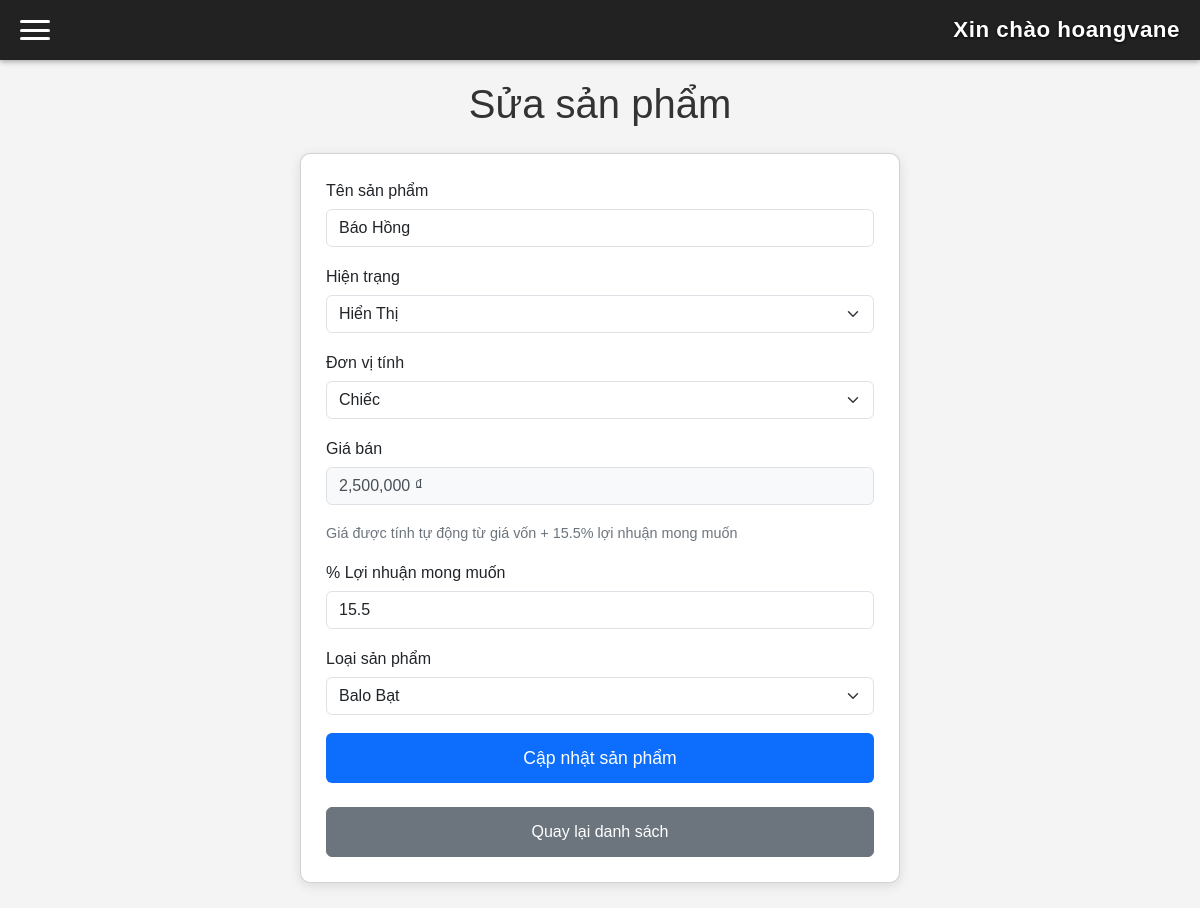
Page /edit.php?id=1 (signed in) on the committed database.
### tables this page shows
CREATE TABLE sanpham(
    masp int auto_increment primary key not null,
    tensp varchar(225) not null,
    hientrang varchar(20) not null,
    donvitinh varchar(20) not null,
    motasp varchar(225) not null,
    soluongtontheolo int not null DEFAULT 0,
    hinhanh varchar(225) not null,
    phantramloinhuanmongmuon float not null check(phantramloinhuanmongmuon > 0),
    giabandexuat float not null check(giabandexuat > 0),
    maloai varchar(20),
    foreign key (maloai) references loai(maloai)
);

CREATE TABLE loai(
    maloai varchar(20) primary key not null,
    tenloai varchar(20) not null unique,
    mota varchar(225) not null
);

### edit.php (the view, shortened to what this page needs)
<?php
require_once 'db.php';
$id = (int)($_GET['id'] ?? 0);
$stmt = mysqli_prepare($conn, "SELECT * FROM sanpham WHERE masp = ?");
mysqli_stmt_bind_param($stmt, "i", $id);
mysqli_stmt_execute($stmt);
$result = mysqli_stmt_get_result($stmt);
$sp = mysqli_fetch_assoc($result);
$loai_result = mysqli_query($conn, "SELECT * FROM loai");
$loai_list = [];
while ($row = mysqli_fetch_assoc($loai_result)) {
    $loai_list[] = $row;
}
?>
<!DOCTYPE html>
<html lang="vi">
<head>
    <link href="https://cdn.jsdelivr.net/npm/bootstrap@5.3.3/dist/css/bootstrap.min.css" rel="stylesheet">
</head>
<body>
<div class="mobile-header">
    <div class="hamburger" id="hamburger">
        <span></span><span></span><span></span>
    </div>
    <h2>Xin chào <?= htmlspecialchars($_SESSION['admin'] ?? 'Admin') ?></h2>
</div>
<div class="content">
    <h1>Sửa sản phẩm</h1>
    <div class="card">
        <form method="post" onsubmit="return validateForm()">
            <div class="mb-3">
                <label class="form-label">Tên sản phẩm</label>
                <input type="text" name="tensp" class="form-control" required value="<?= htmlspecialchars($sp['tensp'] ?? '') ?>">
            </div>
            <div class="mb-3">
                <label class="form-label">Hiện trạng</label>
                <select name="hientrang" class="form-select" required>
                    <option value="Hiển Thị" <?= ($sp['hientrang'] ?? '') === 'Hiển Thị' ? 'selected' : '' ?>>Hiển Thị</option>
                </select>
            </div>
            <div class="mb-3">
                <label class="form-label">Đơn vị tính</label>
                <select name="donvitinh" class="form-select" required>
                    <option value="Chiếc" <?= ($sp['donvitinh'] ?? '') === 'Chiếc' ? 'selected' : '' ?>>Chiếc</option>
                </select>
            </div>
            <div class="mb-3">
                <label class="form-label">Giá bán</label>
                <input type="text" class="form-control" readonly value="<?= number_format($sp['giabandexuat'] ?? 0) ?> ₫">
                <div class="form-text">
                    Giá được tính tự động từ giá vốn + <?= number_format($sp['phantramloinhuanmongmuon'] ?? 0, 1) ?>% lợi nhuận mong muốn
                </div>
            </div>
            <div class="mb-3">
                <label class="form-label">% Lợi nhuận mong muốn</label>
                <input type="number" step="0.01" min="0.01" name="phantramloinhuanmongmuon" class="form-control" required
                       value="<?= htmlspecialchars($sp['phantramloinhuanmongmuon'] ?? '0') ?>">
            </div>
            <div class="mb-3">
                <label class="form-label">Loại sản phẩm</label>
                <select name="maloai" class="form-select" required>
                    <?php foreach ($loai_list as $loai): ?>
                        <option value="<?= htmlspecialchars($loai['maloai']) ?>"
                            <?= $loai['maloai'] === ($sp['maloai'] ?? '') ? 'selected' : '' ?>>
                            <?= htmlspecialchars($loai['tenloai'] ?? 'Không có tên') ?>
                        </option>
                    <?php endforeach; ?>
                </select>
            </div>
            <button type="submit" class="btn btn-primary w-100">Cập nhật sản phẩm</button>
        </form>
        <div class="text-center mt-4">
            <a href="admin.php?page=product" class="btn btn-secondary w-100"> Quay lại danh sách</a>
        </div>
    </div>
</div>
</body>
</html>

### edit.php (style rules this page uses)
* { margin: 0; padding: 0; box-sizing: border-box; }
body { font-family: Arial, sans-serif; background: #f4f4f4; min-height: 100vh; }
.mobile-header { background: #222; color: white; padding: 12px 20px; position: fixed; top: 0; left: 0; right: 0; z-admin: 1000; display: flex; justify-content: space-between; align-items: center; height: 60px; box-shadow: 0 2px 5px rgba(0,0,0,0.3); }
.mobile-header h2 { margin: 0; font-size: 1.4rem; color: #ffffff; font-weight: 700; text-shadow: 0 1px 3px rgba(0,0,0,0.9); letter-spacing: 0.5px; }
.hamburger { width: 30px; height: 20px; cursor: pointer; display: flex; flex-direction: column; justify-content: space-between; }
.hamburger span { width: 100%; height: 3px; background: white; border-radius: 2px; transition: 0.3s; }
.content { padding: 80px 25px 25px; transition: margin-left 0.3s ease; }
.card { background: white; border-radius: 10px; box-shadow: 0 3px 12px rgba(0,0,0,0.1); padding: 25px; max-width: 600px; margin: 0 auto; }
h1, h2 { text-align: center; margin-bottom: 25px; color: #333; }
.form-label { font-weight: 500; margin-bottom: 6px; display: block; }
.form-control, .form-select { margin-bottom: 18px; }
.form-control[readonly] { background: #f8f9fa; color: #495057; cursor: not-allowed; }
.btn-primary { background: #0d6efd; border: none; padding: 12px; font-size: 1.1rem; }
.btn-secondary { background: #6c757d; color: white; text-decoration: none; padding: 12px 20px; border-radius: 6px; display: inline-block; }
.form-text { font-size: 0.9rem; color: #6c757d; margin-top: 4px; }

### rows in the picture
sanpham: tensp "Báo Hồng", hientrang "Hiển Thị", donvitinh "Chiếc", giabandexuat "2,500,000 ₫", phantramloinhuanmongmuon "15.5", maloai "Balo Bạt"

### other values in the picture
$_SESSION['admin'] "hoangvane"
